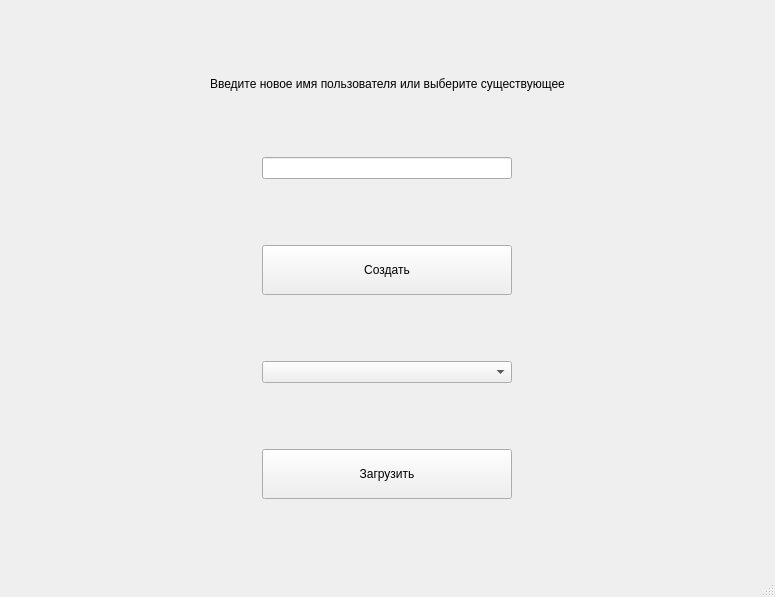
<?xml version="1.0" encoding="UTF-8"?>
<ui version="4.0">
 <class>MainWindow</class>
 <widget class="QMainWindow" name="MainWindow">
  <property name="geometry">
   <rect>
    <x>0</x>
    <y>0</y>
    <width>775</width>
    <height>597</height>
   </rect>
  </property>
  <property name="windowTitle">
   <string>MainWindow</string>
  </property>
  <widget class="QWidget" name="centralwidget">
   <layout class="QVBoxLayout" name="verticalLayout">
    <property name="spacing">
     <number>0</number>
    </property>
    <property name="sizeConstraint">
     <enum>QLayout::SetDefaultConstraint</enum>
    </property>
    <property name="leftMargin">
     <number>11</number>
    </property>
    <property name="topMargin">
     <number>11</number>
    </property>
    <property name="rightMargin">
     <number>11</number>
    </property>
    <property name="bottomMargin">
     <number>7</number>
    </property>
    <item>
     <widget class="QLabel" name="label">
      <property name="sizePolicy">
       <sizepolicy hsizetype="Preferred" vsizetype="Maximum">
        <horstretch>0</horstretch>
        <verstretch>0</verstretch>
       </sizepolicy>
      </property>
      <property name="text">
       <string>Введите новое имя пользователя или выберите существующее</string>
      </property>
      <property name="alignment">
       <set>Qt::AlignCenter</set>
      </property>
     </widget>
    </item>
    <item alignment="Qt::AlignHCenter">
     <widget class="QLineEdit" name="user_name">
      <property name="sizePolicy">
       <sizepolicy hsizetype="Fixed" vsizetype="Fixed">
        <horstretch>0</horstretch>
        <verstretch>0</verstretch>
       </sizepolicy>
      </property>
      <property name="minimumSize">
       <size>
        <width>250</width>
        <height>0</height>
       </size>
      </property>
      <property name="alignment">
       <set>Qt::AlignLeading|Qt::AlignLeft|Qt::AlignVCenter</set>
      </property>
     </widget>
    </item>
    <item alignment="Qt::AlignHCenter">
     <widget class="QPushButton" name="create_new">
      <property name="sizePolicy">
       <sizepolicy hsizetype="Maximum" vsizetype="Fixed">
        <horstretch>0</horstretch>
        <verstretch>0</verstretch>
       </sizepolicy>
      </property>
      <property name="minimumSize">
       <size>
        <width>250</width>
        <height>50</height>
       </size>
      </property>
      <property name="text">
       <string>Создать</string>
      </property>
     </widget>
    </item>
    <item alignment="Qt::AlignHCenter">
     <widget class="QComboBox" name="user_menu">
      <property name="sizePolicy">
       <sizepolicy hsizetype="Maximum" vsizetype="Fixed">
        <horstretch>0</horstretch>
        <verstretch>0</verstretch>
       </sizepolicy>
      </property>
      <property name="minimumSize">
       <size>
        <width>250</width>
        <height>0</height>
       </size>
      </property>
     </widget>
    </item>
    <item alignment="Qt::AlignHCenter">
     <widget class="QPushButton" name="load">
      <property name="sizePolicy">
       <sizepolicy hsizetype="Maximum" vsizetype="Fixed">
        <horstretch>0</horstretch>
        <verstretch>0</verstretch>
       </sizepolicy>
      </property>
      <property name="minimumSize">
       <size>
        <width>250</width>
        <height>50</height>
       </size>
      </property>
      <property name="text">
       <string>Загрузить</string>
      </property>
     </widget>
    </item>
   </layout>
  </widget>
  <widget class="QMenuBar" name="menubar">
   <property name="geometry">
    <rect>
     <x>0</x>
     <y>0</y>
     <width>775</width>
     <height>25</height>
    </rect>
   </property>
  </widget>
  <widget class="QStatusBar" name="statusbar"/>
 </widget>
 <resources/>
 <connections/>
</ui>
